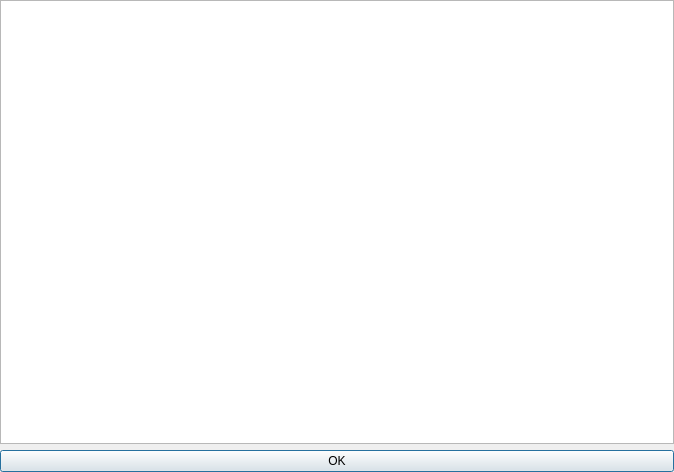
<?xml version="1.0" encoding="UTF-8"?>
<ui version="4.0">
 <class>IgnoreList</class>
 <widget class="QDialog" name="IgnoreList">
  <property name="geometry">
   <rect>
    <x>0</x>
    <y>0</y>
    <width>674</width>
    <height>472</height>
   </rect>
  </property>
  <property name="windowTitle">
   <string>Ignore list</string>
  </property>
  <property name="windowIcon">
   <iconset resource="../huggle_res/pictures.qrc">
    <normaloff>:/huggle/pictures/Resources/huggle3_small.ico</normaloff>:/huggle/pictures/Resources/huggle3_small.ico</iconset>
  </property>
  <layout class="QVBoxLayout" name="verticalLayout">
   <property name="leftMargin">
    <number>0</number>
   </property>
   <property name="topMargin">
    <number>0</number>
   </property>
   <property name="rightMargin">
    <number>0</number>
   </property>
   <property name="bottomMargin">
    <number>0</number>
   </property>
   <item>
    <widget class="QListView" name="listView"/>
   </item>
   <item>
    <widget class="QPushButton" name="pushButton">
     <property name="text">
      <string>OK</string>
     </property>
    </widget>
   </item>
  </layout>
 </widget>
 <resources>
  <include location="../huggle_res/pictures.qrc"/>
 </resources>
 <connections/>
</ui>
